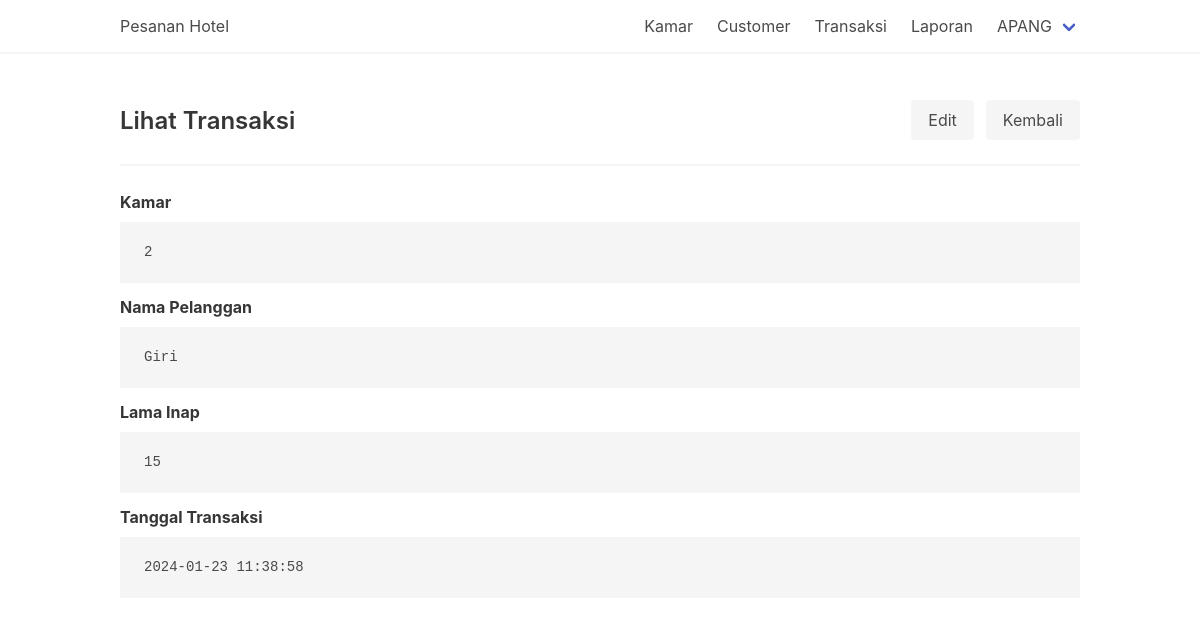
Screenshot of /transaksi-show.php?id=9 (signed in) with the database file from the repository.
### tables this page shows
CREATE TABLE `transaksi` (
  `id_transaksi` int(11) NOT NULL,
  `kamar` varchar(30) NOT NULL,
  `nm_user` varchar(40) NOT NULL,
  `lama_inap` int(11) NOT NULL,
  `tgl_transaksi` datetime NOT NULL
);

### transaksi-show.php (the view, shortened to what this page needs)
<?php
require_once "template/theHeader.php";
?>
<div class="level">
    <div class="level-left">
        <div class="level-item">
            <h1 class="title is-4">Lihat Transaksi</h1>
        </div>
    </div>
    <div class="level-right">
        <div class="level-item">
            <a href="transaksi-edit.php?id=<?= $_GET['id'] ?>" class="button is-light">Edit</a>
        </div>
        <div class="level-item">
            <a href="transaksi.php" class="button is-light">Kembali</a>
        </div>
    </div>
</div>
<hr>
<?php
if (isset($_GET['id'])) {
    $query = $conn->prepare(sprintf("SELECT * FROM transaksi WHERE id_transaksi = %s", $_GET['id']));
    $query->execute();
    $item = $query->fetch(PDO::FETCH_OBJ);
} else {
    return header('Location:transaksi.php');
}
?>
<div class="field">
    <label class="label">Kamar</label>
    <pre><?= $item->kamar; ?></pre>
</div>
<div class="field">
    <label class="label">Nama Pelanggan</label>
    <pre><?= $item->nm_user; ?></pre>
</div>
<div class="field">
    <label class="label">Lama Inap</label>
    <pre><?= $item->lama_inap; ?></pre>
</div>
<div class="field">
    <label class="label">Tanggal Transaksi</label>
    <pre><?= $item->tgl_transaksi; ?></pre>
</div>
<?php
require_once "template/theFooter.php"
?>

### rows the page displays
transaksi: kamar "2", nm_user "Giri", lama_inap "15", tgl_transaksi "2024-01-23 11:38:58"

### other values shown
$_SESSION['auth_name'] "APANG"
